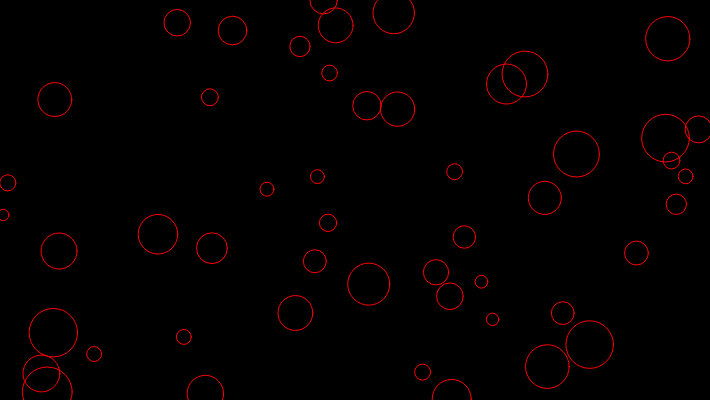
Frame 1 (no input)
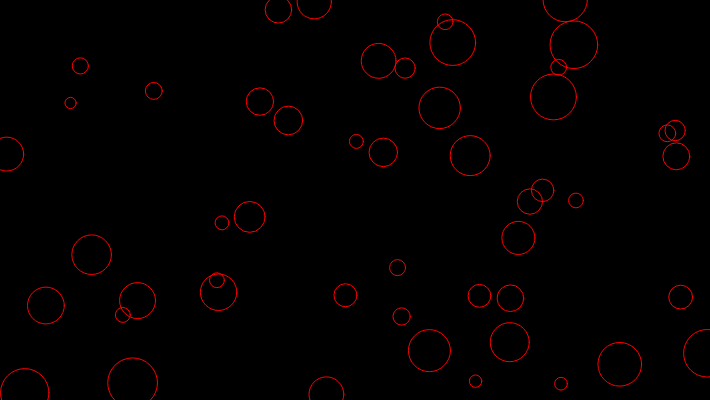
Frame 60 (no input)
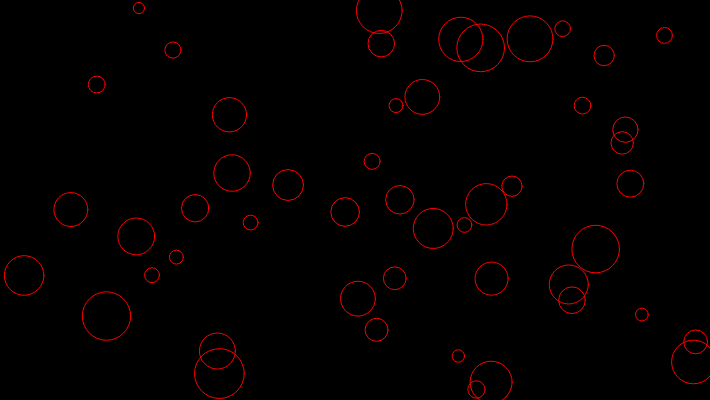
Frame 120 (the mouse pressed at the canvas centre since frame 60)

The p5.js sketch that drew these frames (run headless with seeded random() and noise() and a simulated clock; from frame 60 on, the mouse is pressed at the canvas centre):

// p5.js sketch
// ── sketch.js
const dotsArray = [];

function setup() {
  createCanvas(710, 400);
  noFill()
  stroke(255,0,0);
  // Create objects
  for (let i = 0; i < 50; i++) {
    // create a an object data type to store each dot values
    let ellipseObj = {
      x: random(width),
      y: random(height),
      diameter: random(10, 50),
      speedX: random(-2, 2), // Random horizontal speed
      speedY: random(-2, 2), // Random vertical speed
    };
    dotsArray.push(ellipseObj);
  }
  console.log(dotsArray);
}


function draw() {
  background(0);
  // draw all the dots on each frame, moving there position
  for (let i = 0; i < 50; i++) {
    ellipseObj = dotsArray[i];

    // Move the ellipse
    ellipseObj.x += ellipseObj.speedX;
    ellipseObj.y += ellipseObj.speedY;

    // Check boundaries and bounce back
    if (ellipseObj.x < 0 || ellipseObj.x > width) {
      ellipseObj.speedX *= -1;
    }
    if (ellipseObj.y < 0 || ellipseObj.y > height) {
      ellipseObj.speedY *= -1;
    }

    // Draw the ellipse
    ellipse(ellipseObj.x, ellipseObj.y, ellipseObj.diameter);
  }
}
